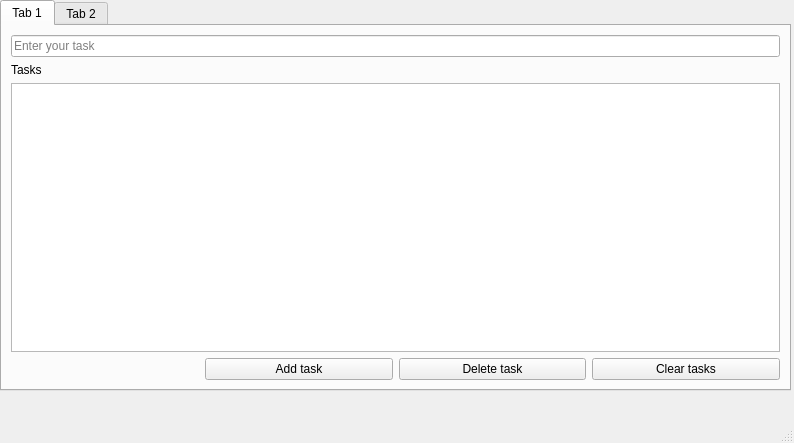
<?xml version="1.0" encoding="UTF-8"?>
<ui version="4.0">
 <class>MainWindow</class>
 <widget class="QMainWindow" name="MainWindow">
  <property name="geometry">
   <rect>
    <x>0</x>
    <y>0</y>
    <width>794</width>
    <height>443</height>
   </rect>
  </property>
  <property name="windowTitle">
   <string>MainWindow</string>
  </property>
  <widget class="QWidget" name="centralwidget">
   <widget class="QTabWidget" name="mainTab">
    <property name="geometry">
     <rect>
      <x>0</x>
      <y>0</y>
      <width>791</width>
      <height>391</height>
     </rect>
    </property>
    <property name="currentIndex">
     <number>0</number>
    </property>
    <widget class="QWidget" name="home">
     <attribute name="title">
      <string>Tab 1</string>
     </attribute>
     <layout class="QGridLayout" name="gridLayout">
      <item row="3" column="3">
       <widget class="QPushButton" name="clearButton">
        <property name="text">
         <string>Clear tasks</string>
        </property>
       </widget>
      </item>
      <item row="3" column="1">
       <widget class="QPushButton" name="addButton">
        <property name="text">
         <string>Add task</string>
        </property>
       </widget>
      </item>
      <item row="2" column="0" colspan="4">
       <widget class="QListWidget" name="taskList"/>
      </item>
      <item row="3" column="2">
       <widget class="QPushButton" name="deleteButton">
        <property name="text">
         <string>Delete task</string>
        </property>
       </widget>
      </item>
      <item row="1" column="0">
       <widget class="QLabel" name="label">
        <property name="text">
         <string>Tasks</string>
        </property>
       </widget>
      </item>
      <item row="0" column="0" colspan="4">
       <widget class="QLineEdit" name="taskInput">
        <property name="text">
         <string/>
        </property>
        <property name="placeholderText">
         <string>Enter your task</string>
        </property>
       </widget>
      </item>
     </layout>
    </widget>
    <widget class="QWidget" name="about">
     <attribute name="title">
      <string>Tab 2</string>
     </attribute>
    </widget>
   </widget>
  </widget>
  <widget class="QMenuBar" name="menubar">
   <property name="geometry">
    <rect>
     <x>0</x>
     <y>0</y>
     <width>794</width>
     <height>24</height>
    </rect>
   </property>
  </widget>
  <widget class="QStatusBar" name="statusbar"/>
 </widget>
 <resources/>
 <connections/>
</ui>
